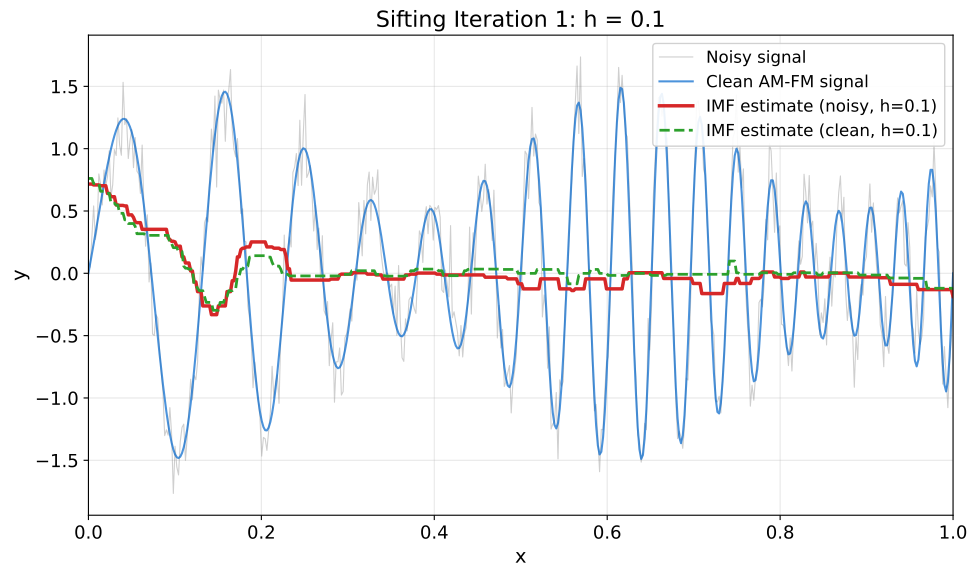

The script that saved this image:
"""EMD Sifting Iteration 1 - Bandwidth h=0.1

Shows the first sifting iteration with initial signal and extracted IMF.
AM-FM Signal: A(x) = 1 + 0.5*sin(4*pi*x), phi(x) = 2*pi*(6x + 12x^2)
"""
import matplotlib.pyplot as plt
import numpy as np
from pathlib import Path

plt.rcParams.update({
    'font.size': 14, 'axes.labelsize': 14, 'axes.titlesize': 16,
    'xtick.labelsize': 13, 'ytick.labelsize': 13, 'legend.fontsize': 12,
    'figure.figsize': (10, 6), 'figure.dpi': 150
})

# Colors
MLBLUE = '#0066CC'
MLGREEN = '#2CA02C'
MLRED = '#D62728'
MLGRAY = '#888888'
MLORANGE = '#FF7F0E'

# =============================================================================
# Smoothing functions
# =============================================================================

def epanechnikov_kernel(u):
    """EPA kernel: K(u) = 0.75(1 - u^2) for |u| <= 1"""
    weights = np.zeros_like(u, dtype=float)
    mask = np.abs(u) <= 1
    weights[mask] = 0.75 * (1 - u[mask]**2)
    return weights


def weighted_median(values, weights):
    """Compute weighted median."""
    if len(values) == 0 or np.sum(weights) == 0:
        return np.nan
    sorted_indices = np.argsort(values)
    sorted_values = values[sorted_indices]
    sorted_weights = weights[sorted_indices]
    cumulative_weights = np.cumsum(sorted_weights) / np.sum(sorted_weights)
    idx = np.searchsorted(cumulative_weights, 0.5)
    if idx >= len(sorted_values):
        return sorted_values[-1]
    elif idx == 0:
        return sorted_values[0]
    elif np.isclose(cumulative_weights[idx-1], 0.5):
        return 0.5 * (sorted_values[idx-1] + sorted_values[idx])
    return sorted_values[idx]


def epa_local_median(x, y, bandwidth):
    """Kernel-weighted local median smoother."""
    n = len(x)
    y_smooth = np.zeros(n)
    for i in range(n):
        u = (x - x[i]) / bandwidth
        weights = epanechnikov_kernel(u)
        y_smooth[i] = weighted_median(y, weights)
    return y_smooth


# =============================================================================
# Signal generation
# =============================================================================

np.random.seed(42)
n = 500
x = np.linspace(0, 1, n)

# AM-FM signal parameters from docx
A_x = 1 + 0.5 * np.sin(4 * np.pi * x)  # Amplitude modulation
phi_x = 2 * np.pi * (6 * x + 12 * x**2)  # Phase
y_clean = A_x * np.sin(phi_x)  # Clean AM-FM signal

# Add noise
sigma = 0.2
noise = sigma * np.random.randn(n)
y_noisy = y_clean + noise

# Iteration 1: h = 0.1
h1 = 0.1

# Initial residual is the noisy signal
r1_noisy = y_noisy
r1_clean = y_clean

# Extract IMF using local median smoothing
m1_noisy = epa_local_median(x, r1_noisy, h1)
m1_clean = epa_local_median(x, r1_clean, h1)

# =============================================================================
# Plot
# =============================================================================

fig, ax = plt.subplots(figsize=(10, 6))

# Plot noisy residual (light)
ax.plot(x, r1_noisy, color=MLGRAY, alpha=0.4, linewidth=0.8, label='Noisy signal')

# Plot clean residual
ax.plot(x, r1_clean, color=MLBLUE, linewidth=1.5, alpha=0.7, label='Clean AM-FM signal')

# Plot extracted IMF (median smoothed)
ax.plot(x, m1_noisy, color=MLRED, linewidth=2.5, label=f'IMF estimate (noisy, h={h1})')
ax.plot(x, m1_clean, color=MLGREEN, linewidth=2, linestyle='--', label=f'IMF estimate (clean, h={h1})')

ax.set_xlabel('x')
ax.set_ylabel('y')
ax.set_title(f'Sifting Iteration 1: h = {h1}')
ax.legend(loc='upper right', framealpha=0.9)
ax.grid(True, alpha=0.3)
ax.set_xlim(0, 1)

plt.tight_layout()
plt.savefig(Path(__file__).parent / 'chart.pdf', dpi=300, bbox_inches='tight')
plt.close()

print(f"Saved: {Path(__file__).parent / 'chart.pdf'}")
